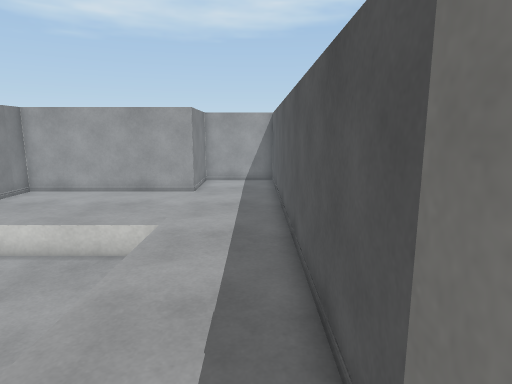
view 1 (above)

12 first-person views from a walk through a 3-D level made in the Unity game engine. The camera is 1.4 m above the floor, tilts 10° down and sees 75° across. The floor is counted in squares, 0.5 m on a side. Each view is taken from the middle of a square. On the plan, view 1 faces up. The plan holds only what a view shows up to about 20 squares ahead; the rest is blank. Surface patterns are stand-ins for the level's own textures.

view 2
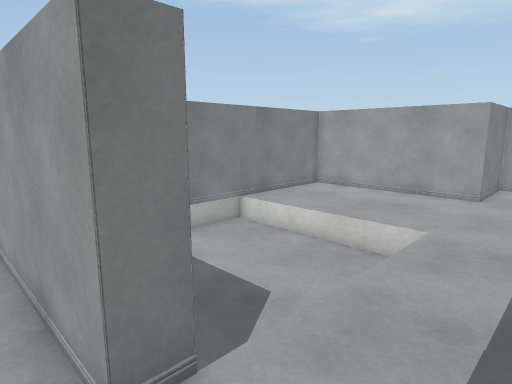

view 3
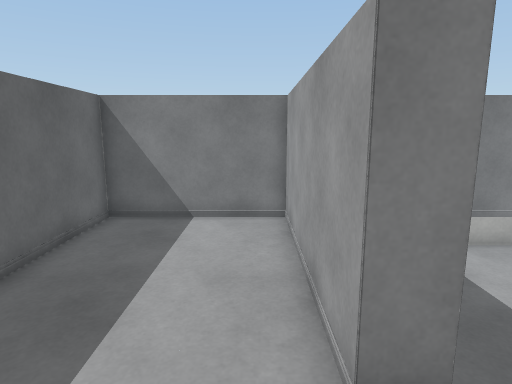

view 4
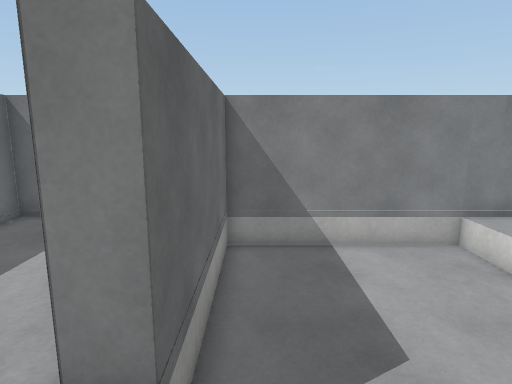

view 5
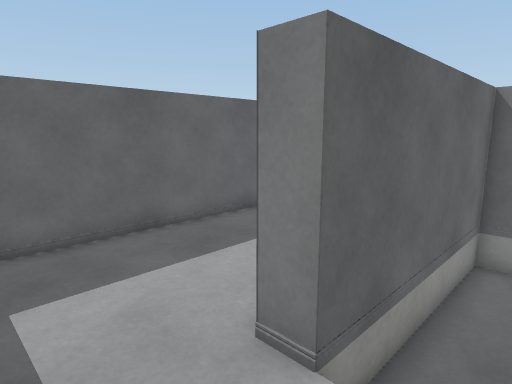

view 6
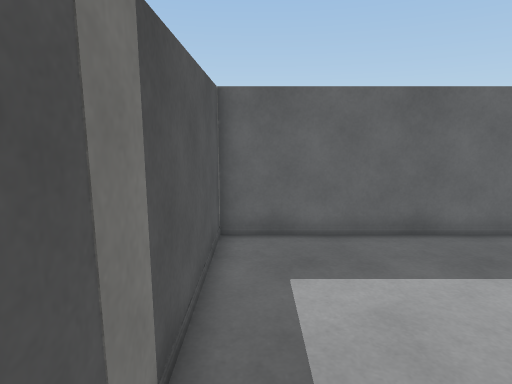

view 7
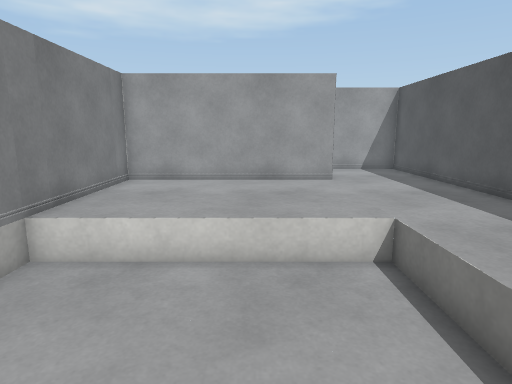

view 8
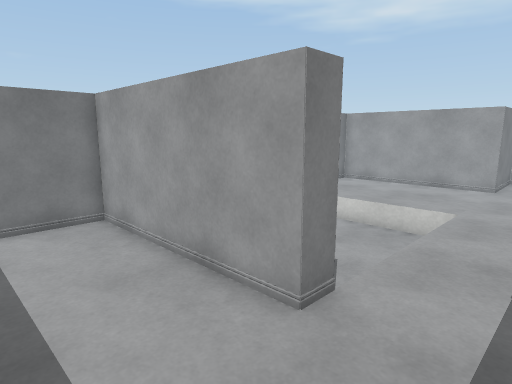

view 9
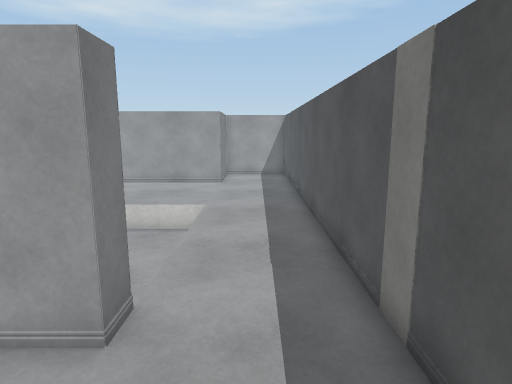

view 10
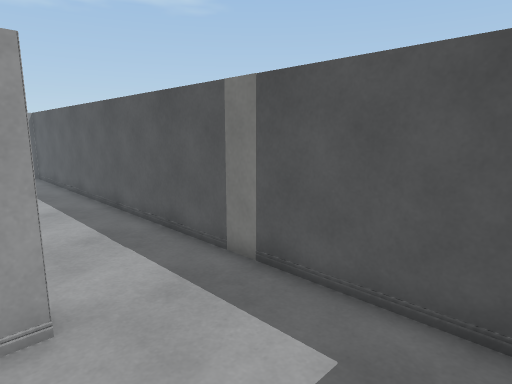

view 11
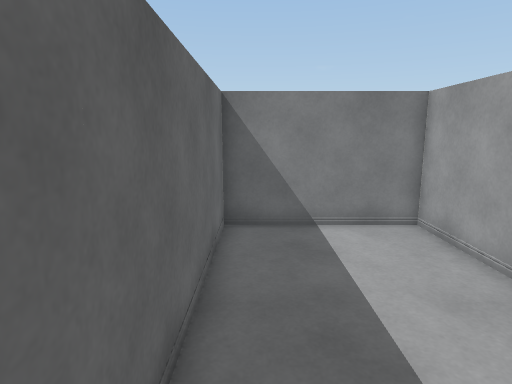

view 12
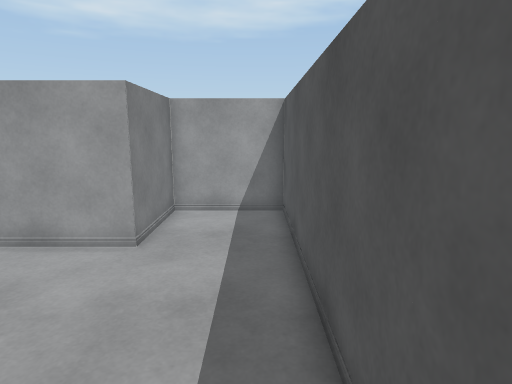

### Floor plan
Key: @ floor where view 1 was taken; # wall or solid block; . main floor; - floor 0.5 m lower than the main floor; / step, stairs or slope.
Columns run from 11 left of view 1 to 1 right of it. Each row starts with its distance up from view 1.
 20         #####
 19         #...#
 18         #...#
 17         #...#
 16 #########...#
 15 #...........#
 14 #...........#
 13 #...........#
 12 #...........#
 11 #...........#
 10 #////////...#
  9 #-------/...#
  8 #-------/...#
  7 #-------/...#
  6 #-------/...#
  5 #-------/...#
  4 #-------/...#
  3 #-------/...#
  2 #########...#
  1 #########...#
  0 #..........@#
 -1 #...........#
 -2 #...........#
 -3 #...........#
 -4 #...........#
 -5 #############

Positions as (right, up) in squares from view 1, and headings:
1: (0, 0), facing up
2: (0, 0), facing up-left
3: (0, 0), facing left
4: (0, 3), facing left
5: (0, 4), facing down-left
6: (0, 4), facing down
7: (-6, 3), facing up
8: (0, -3), facing up-left
9: (-1, -3), facing up
10: (-4, -4), facing up-right
11: (-1, -4), facing left
12: (0, 8), facing up
